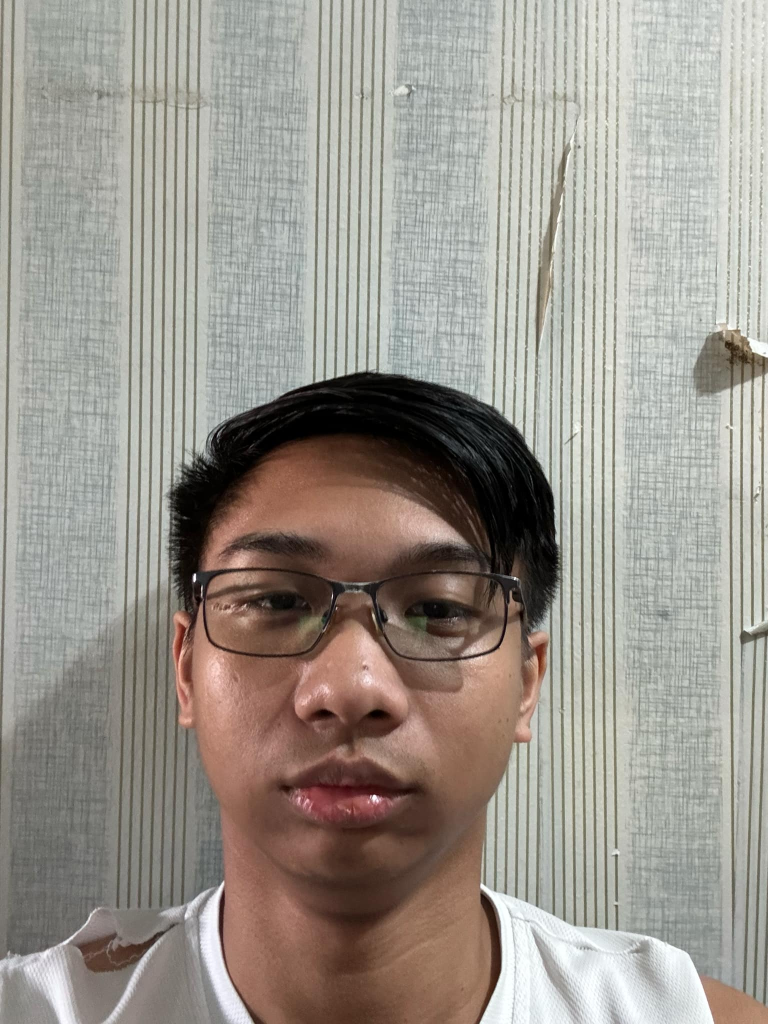
#> input picture Performing Face Recognition/dataset/person 1/xander (1).jpg, 1536 x 2048 px (shown at 1/2 size)
$ python Eigen.py
#> lines starting #> are read from the running program, lines starting #| are printed output that depends on the picture; after the words box and inside, x2 and y2 are one past the last pixel; in counts of white or black regions, pixels touching at a corner belong together
### Performing Face Recognition/Read.py
import numpy as np
import os
import errno
import sys
import cv2

def read_images(dataset, sz=None):
#> called with dataset = 'dataset'
  c = 0
  X, y = [], []

  for dirname, dirnames, filenames in os.walk(dataset):
    for subdirname in dirnames:
      subject_path = os.path.join(dirname, subdirname)
      for filename in os.listdir(subject_path):
        try:
          if(filename == ".directory"):
            continue
          filepath = os.path.join(subject_path, filename)
          im = cv2.imread(os.path.join(subject_path, filename), cv2.IMREAD_GRAYSCALE)
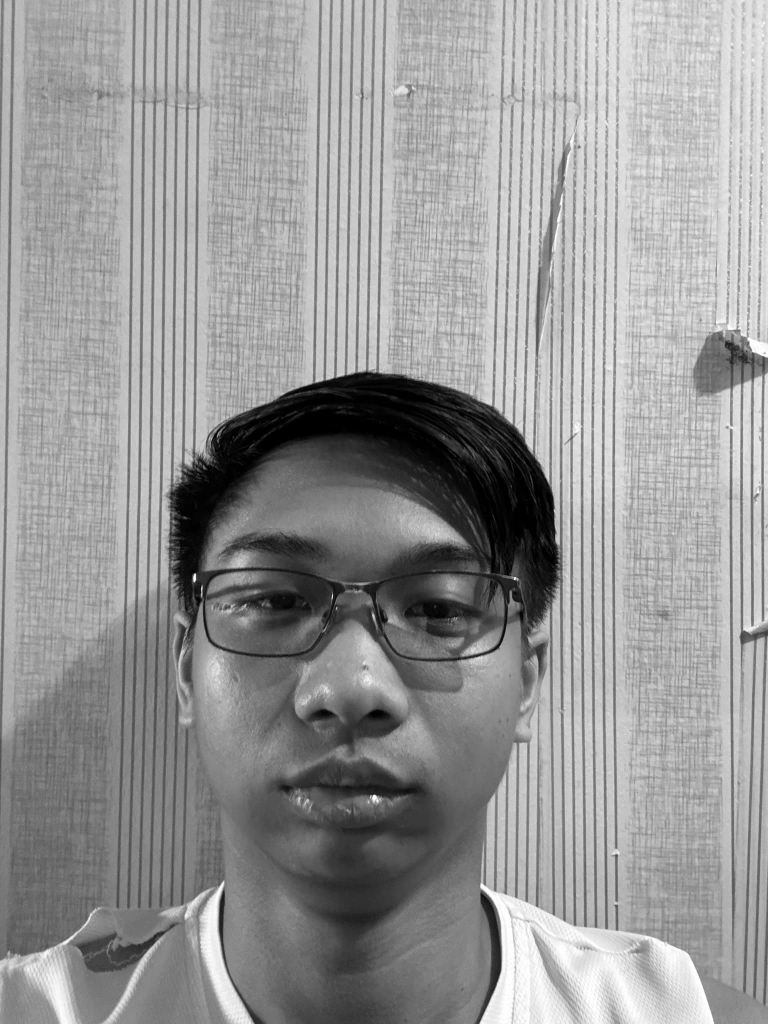
#> im: shape (2048, 1536) (shown at 1/2 size); min 0, max 255, mean 151

          # Resize the images to the prescribed size
          if (sz is not None):
            im = cv2.resize(im, (200,200))

          X.append(np.asarray(im, dtype=np.uint8))
          y.append(c)

        except IOError as e:
          print(f"I/O Error({e.errno}): {e.strerror}")
        except:
          print("Unexpected error:", sys.exc_info()[0])
          raise
      c = c+1
#> c = 1
  return [X, y]

test_data = read_images("dataset")
print(test_data)

### Performing Face Recognition/Eigen.py
from Read import read_images
import numpy as np
import cv2

def face_rec():
    names = ['jm', 'xander']  # Put your names here for faces to recognize

    [X, y] = read_images("dataset", sz=(200, 200))
#> call 2 of read_images, with dataset = 'dataset', sz = (200, 200)
#> in read_images (call 2), `im = cv2.resize(im, (200,200))`:
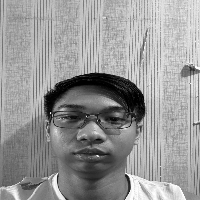
#> im: shape (200, 200); min 0, max 255, mean 150.9
    y = np.asarray(y, dtype=np.int32)

    model = cv2.face.EigenFaceRecognizer_create()
    model.train(X, y)

    camera = cv2.VideoCapture(0)
    face_cascade = cv2.CascadeClassifier('D:/Elective3/Activity 7/dataset/haarcascade_frontalface_default.xml')

    while True:
        ret, img = camera.read()
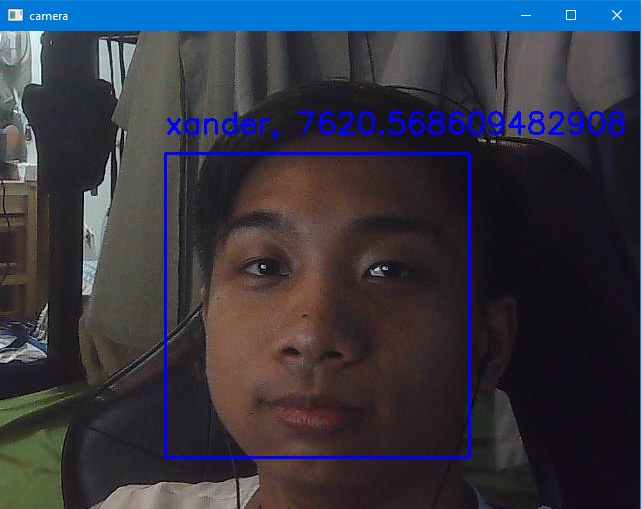
#> input picture Performing Face Recognition/EigenPicture.png, 642 x 509 px, given in place of the camera
#> img is the input picture: shape (509, 642, 3); mean B, G, R 65.1, 53.4, 52.2
        if not ret:
            break

        faces = face_cascade.detectMultiScale(img, 1.3, 5)
#> faces = [[169, 159, 297, 297]]

        for (x, y, w, h) in faces:
            gray = cv2.cvtColor(img[y:y + h, x:x + w], cv2.COLOR_BGR2GRAY)
            roi = cv2.resize(gray, (200, 200), interpolation=cv2.INTER_LINEAR)

            try:
                params = model.predict(roi)
                label = names[params[0]]
                confidence = params[1]

                if confidence < 10:
                    color = (0, 255, 0) # Green color for recognized faces
                    cv2.rectangle(img, (x, y), (x + w, y + h), color, 2)
                    cv2.putText(img, label + ", " + str(confidence), (x, y - 20), cv2.FONT_HERSHEY_SIMPLEX, 1, color, 2)
                else:
                    color = (0, 0, 255) #Red color for unrecognised faces
                    cv2.rectangle(img, (x, y), (x + w, y + h), color, 2)
                    cv2.putText(img, "Unrecognized", (x, y - 20), cv2.FONT_HERSHEY_SIMPLEX, 1, color, 2)

            except Exception as e:
                print(f"Error during prediction: {e}")
                continue
#> this loop made 1 pass
#> (x, y, w, h, params, label, confidence, color) on pass 1: (169, 159, 297, 297, (0, 7472.2), 'jm', 7472.2, (0, 0, 255))
#> pass 1, in face_rec, `gray = cv2.cvtColor(img[y:y + h, x:x + w], cv2.COLOR_BGR2GRAY)`:
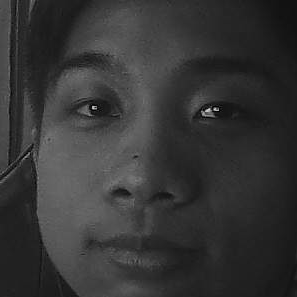
#> gray: shape (297, 297); min 1, max 211, mean 53.3
#> after the loop:
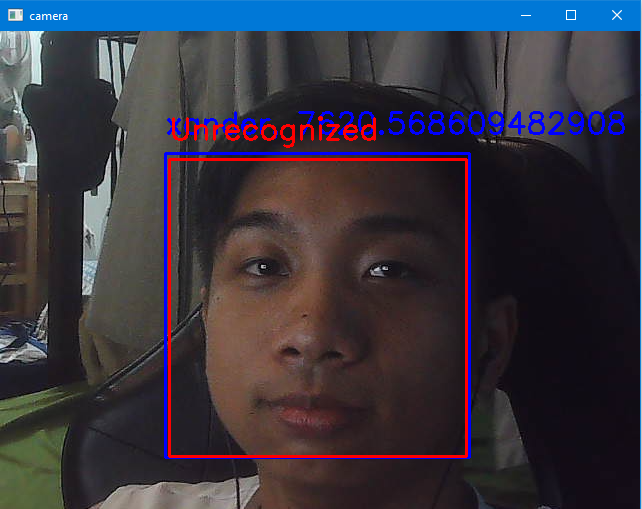
#> img: shape (509, 642, 3); 1.56% of pixels changed, all inside (x1, y1, x2, y2) = (168, 116, 468, 458)

        cv2.imshow("camera", img)
        if cv2.waitKey(1) & 0xFF == ord("q"):
#> (key q is pressed here)
            break

    camera.release()
    cv2.destroyAllWindows()

if __name__ == "__main__":
    face_rec()
